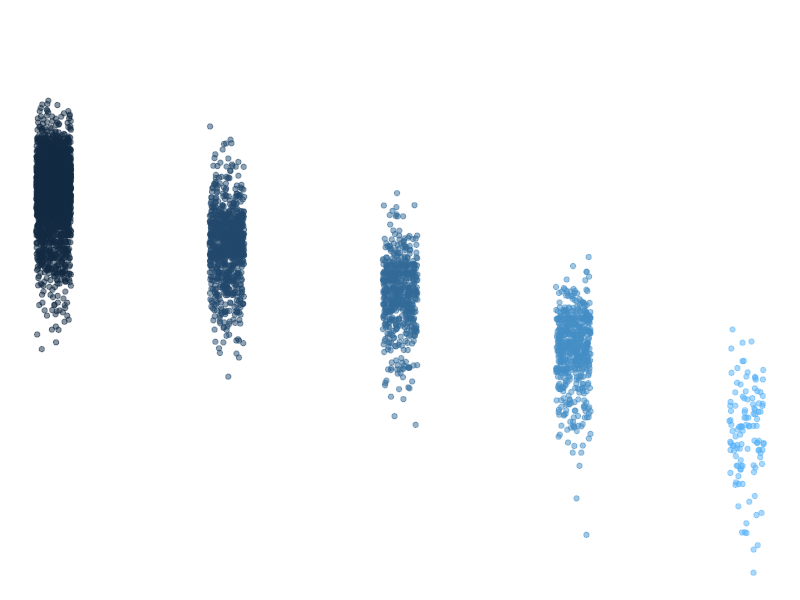

Write the R code that produced this figure.
## ---- chunk 1
knitr::opts_chunk$set(echo = TRUE)
library(tidyverse)
## ---- chunk 2
summary(storms)
## ---- chunk 3
names(storms) 
## ---- chunk 4
ggplot(data = storms, aes(x = category, y = pressure)) +
  geom_jitter(width = 0.1, 
              alpha = 0.5,
              aes(color = category),
              show.legend = FALSE) +
  labs(x = "Storm Categorry", 
       y = "Air Pressure at Storm Center (millibars)"
       ) +
  theme_void()
